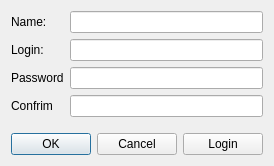
<?xml version="1.0" encoding="UTF-8"?>
<ui version="4.0">
 <class>RegisterForm</class>
 <widget class="QWidget" name="RegisterForm">
  <property name="geometry">
   <rect>
    <x>0</x>
    <y>0</y>
    <width>272</width>
    <height>166</height>
   </rect>
  </property>
  <property name="windowTitle">
   <string>Form</string>
  </property>
  <layout class="QVBoxLayout" name="verticalLayout" stretch="1,0">
   <item>
    <layout class="QFormLayout" name="formLayout">
     <item row="0" column="0">
      <widget class="QLabel" name="label">
       <property name="text">
        <string>Name:</string>
       </property>
      </widget>
     </item>
     <item row="1" column="0">
      <widget class="QLabel" name="label_2">
       <property name="text">
        <string>Login:</string>
       </property>
      </widget>
     </item>
     <item row="2" column="0">
      <widget class="QLabel" name="label_3">
       <property name="text">
        <string>Password</string>
       </property>
      </widget>
     </item>
     <item row="3" column="0">
      <widget class="QLabel" name="label_4">
       <property name="text">
        <string>Confrim</string>
       </property>
      </widget>
     </item>
     <item row="0" column="1">
      <widget class="QLineEdit" name="nameRegLineEdit"/>
     </item>
     <item row="1" column="1">
      <widget class="QLineEdit" name="loginRegLineEdit"/>
     </item>
     <item row="2" column="1">
      <widget class="QLineEdit" name="passRegLineEdit">
       <property name="echoMode">
        <enum>QLineEdit::Password</enum>
       </property>
      </widget>
     </item>
     <item row="3" column="1">
      <widget class="QLineEdit" name="confrimPassLineEdit">
       <property name="echoMode">
        <enum>QLineEdit::Password</enum>
       </property>
      </widget>
     </item>
    </layout>
   </item>
   <item>
    <layout class="QHBoxLayout" name="horizontalLayout">
     <item>
      <widget class="QDialogButtonBox" name="regButtonBox">
       <property name="standardButtons">
        <set>QDialogButtonBox::Cancel|QDialogButtonBox::Ok</set>
       </property>
      </widget>
     </item>
     <item>
      <widget class="QPushButton" name="loginPushButton">
       <property name="text">
        <string>Login</string>
       </property>
      </widget>
     </item>
    </layout>
   </item>
  </layout>
 </widget>
 <resources/>
 <connections/>
</ui>
